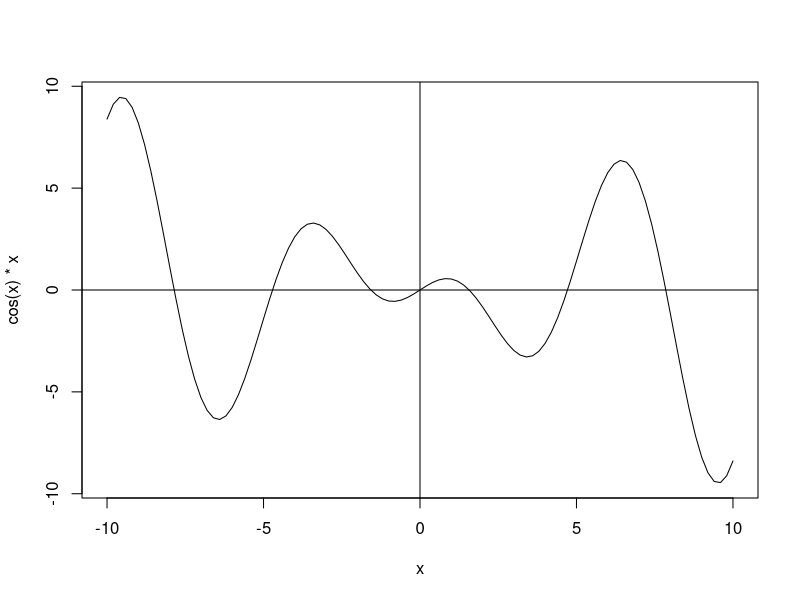

This figure's R source:
## ---- chunk 1

curve(cos(x)*x, -10, 10)
abline(h = 0, v = 0 )

